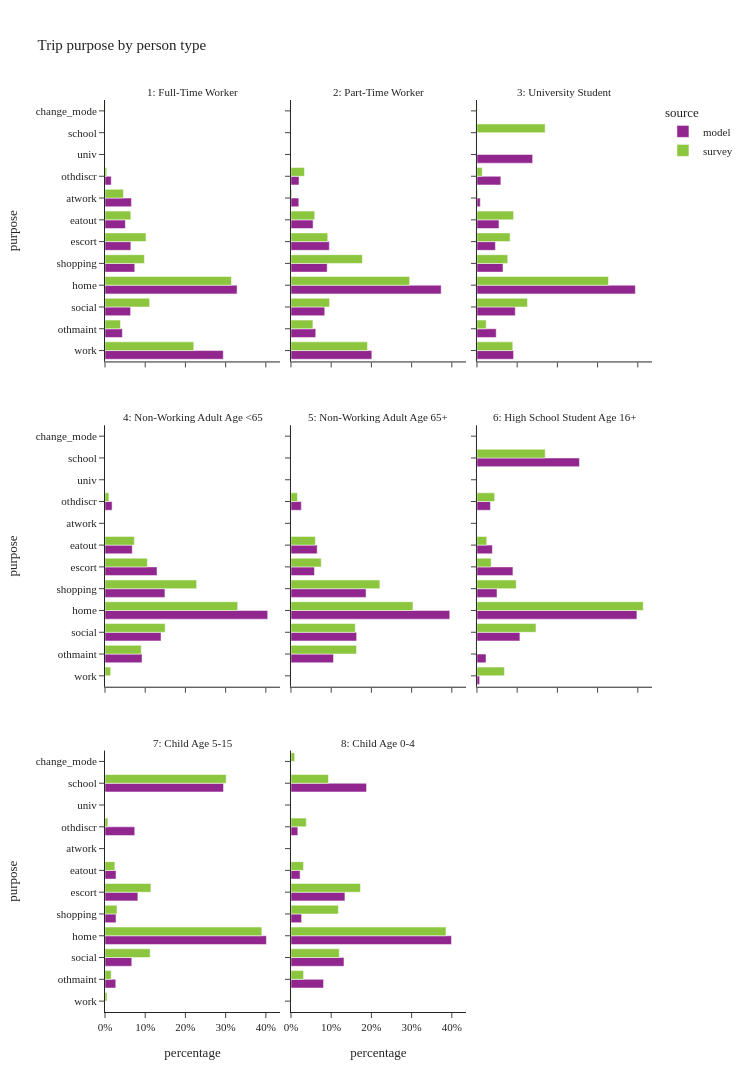

The notebook cell saved with this chart:
### Code cell
util.plot_share_facetbar(trip_data, 'trip_weight', share_col="purpose", title="Trip purpose by person type", 
                         facet_col="ptype_label", facet_col_wrap=3, height=1200)

### Figure 1 — Plotly figure (JSON) as saved in the notebook; plotly's stock layout.template omitted (floating-point values rounded to 4 significant figures)
{"data": [{"alignmentgroup": "True", "customdata": [[1882303], [276223], [407634], [2101829], [473534], [411061], [324434], [420953], [99386], [1875]], "hovertemplate": "source=model<br>ptype_label=1: Full-Time Worker<br>percentage=%{x}<br>purpose=%{y}<br>sample_size=%{customdata[0]}<extra></extra>", "legendgroup": "model", "marker": {"color": "#91268F", "pattern": {"shape": ""}}, "name": "model", "offsetgroup": "model", "orientation": "h", "showlegend": true, "textposition": "auto", "type": "bar", "x": [0.2941, 0.04317, 0.0637, 0.3285, 0.074, 0.06424, 0.0507, 0.06578, 0.01553, 0.000293], "xaxis": "x7", "y": ["work", "othmaint", "social", "home", "shopping", "escort", "eatout", "atwork", "othdiscr", "univ"], "yaxis": "y7"}, {"alignmentgroup": "True", "customdata": [[237334], [72728], [99049], [440931], [106292], [112598], [64896], [22985], [23609]], "hovertemplate": "source=model<br>ptype_label=2: Part-Time Worker<br>percentage=%{x}<br>purpose=%{y}<br>sample_size=%{customdata[0]}<extra></extra>", "legendgroup": "model", "marker": {"color": "#91268F", "pattern": {"shape": ""}}, "name": "model", "offsetgroup": "model", "orientation": "h", "showlegend": false, "textposition": "auto", "type": "bar", "x": [0.2011, 0.06161, 0.08391, 0.3735, 0.09005, 0.09539, 0.05498, 0.01947, 0.02], "xaxis": "x8", "y": ["work", "othmaint", "social", "home", "shopping", "escort", "eatout", "atwork", "othdiscr"], "yaxis": "y8"}, {"alignmentgroup": "True", "customdata": [[47031], [24711], [49223], [203315], [33474], [23681], [28255], [4250], [30679], [71474]], "hovertemplate": "source=model<br>ptype_label=3: University Student<br>percentage=%{x}<br>purpose=%{y}<br>sample_size=%{customdata[0]}<extra></extra>", "legendgroup": "model", "marker": {"color": "#91268F", "pattern": {"shape": ""}}, "name": "model", "offsetgroup": "model", "orientation": "h", "showlegend": false, "textposition": "auto", "type": "bar", "x": [0.09113, 0.04788, 0.09538, 0.394, 0.06486, 0.04589, 0.05475, 0.008235, 0.05944, 0.1385], "xaxis": "x9", "y": ["work", "othmaint", "social", "home", "shopping", "escort", "eatout", "atwork", "othdiscr", "univ"], "yaxis": "y9"}, {"alignmentgroup": "True", "customdata": [[135447], [204905], [595134], [219176], [190288], [99774], [25998]], "hovertemplate": "source=model<br>ptype_label=4: Non-Working Adult Age <65<br>percentage=%{x}<br>purpose=%{y}<br>sample_size=%{customdata[0]}<extra></extra>", "legendgroup": "model", "marker": {"color": "#91268F", "pattern": {"shape": ""}}, "name": "model", "offsetgroup": "model", "orientation": "h", "showlegend": false, "textposition": "auto", "type": "bar", "x": [0.0921, 0.1393, 0.4047, 0.149, 0.1294, 0.06784, 0.01768], "xaxis": "x4", "y": ["othmaint", "social", "home", "shopping", "escort", "eatout", "othdiscr"], "yaxis": "y4"}, {"alignmentgroup": "True", "customdata": [[128310], [198127], [479103], [226522], [70796], [79102], [31221]], "hovertemplate": "source=model<br>ptype_label=5: Non-Working Adult Age 65+<br>percentage=%{x}<br>purpose=%{y}<br>sample_size=%{customdata[0]}<extra></extra>", "legendgroup": "model", "marker": {"color": "#91268F", "pattern": {"shape": ""}}, "name": "model", "offsetgroup": "model", "orientation": "h", "showlegend": false, "textposition": "auto", "type": "bar", "x": [0.1058, 0.1633, 0.3949, 0.1867, 0.05836, 0.0652, 0.02573], "xaxis": "x5", "y": ["othmaint", "social", "home", "shopping", "escort", "eatout", "othdiscr"], "yaxis": "y5"}, {"alignmentgroup": "True", "customdata": [[2100], [7062], [33533], [124891], [15649], [28100], [80027], [12024], [69], [10538]], "hovertemplate": "source=model<br>ptype_label=6: High School Student Age 16+<br>percentage=%{x}<br>purpose=%{y}<br>sample_size=%{customdata[0]}<extra></extra>", "legendgroup": "model", "marker": {"color": "#91268F", "pattern": {"shape": ""}}, "name": "model", "offsetgroup": "model", "orientation": "h", "showlegend": false, "textposition": "auto", "type": "bar", "x": [0.006688, 0.02249, 0.1068, 0.3978, 0.04984, 0.08949, 0.2549, 0.03829, 0.0002198, 0.03356], "xaxis": "x6", "y": ["work", "othmaint", "social", "home", "shopping", "escort", "school", "eatout", "atwork", "othdiscr"], "yaxis": "y6"}, {"alignmentgroup": "True", "customdata": [[35953], [89396], [539000], [36878], [109706], [395739], [36740], [99267]], "hovertemplate": "source=model<br>ptype_label=7: Child Age 5-15<br>percentage=%{x}<br>purpose=%{y}<br>sample_size=%{customdata[0]}<extra></extra>", "legendgroup": "model", "marker": {"color": "#91268F", "pattern": {"shape": ""}}, "name": "model", "offsetgroup": "model", "orientation": "h", "showlegend": false, "textposition": "auto", "type": "bar", "x": [0.02678, 0.06658, 0.4014, 0.02747, 0.08171, 0.2947, 0.02736, 0.07393], "xaxis": "x", "y": ["othmaint", "social", "home", "shopping", "escort", "school", "eatout", "othdiscr"], "yaxis": "y"}, {"alignmentgroup": "True", "customdata": [[31790], [51726], [156654], [10344], [52663], [73770], [8893], [6665]], "hovertemplate": "source=model<br>ptype_label=8: Child Age 0-4<br>percentage=%{x}<br>purpose=%{y}<br>sample_size=%{customdata[0]}<extra></extra>", "legendgroup": "model", "marker": {"color": "#91268F", "pattern": {"shape": ""}}, "name": "model", "offsetgroup": "model", "orientation": "h", "showlegend": false, "textposition": "auto", "type": "bar", "x": [0.08099, 0.1318, 0.3991, 0.02635, 0.1342, 0.1879, 0.02266, 0.01698], "xaxis": "x2", "y": ["othmaint", "social", "home", "shopping", "escort", "school", "eatout", "othdiscr"], "yaxis": "y2"}, {"alignmentgroup": "True", "customdata": [[2156], [336], [1266], [3418], [829], [641], [630], [374], [49], [16]], "hovertemplate": "source=survey<br>ptype_label=1: Full-Time Worker<br>percentage=%{x}<br>purpose=%{y}<br>sample_size=%{customdata[0]}<extra></extra>", "legendgroup": "survey", "marker": {"color": "#8CC63E", "pattern": {"shape": ""}}, "name": "survey", "offsetgroup": "survey", "orientation": "h", "showlegend": true, "textposition": "auto", "type": "bar", "x": [0.2208, 0.03858, 0.111, 0.3145, 0.098, 0.102, 0.06421, 0.04587, 0.004225, 0.0007776], "xaxis": "x7", "y": ["work", "othmaint", "social", "home", "shopping", "escort", "eatout", "atwork", "othdiscr", "change_mode"], "yaxis": "y7"}, {"alignmentgroup": "True", "customdata": [[505], [211], [467], [1011], [386], [240], [183], [29], [45], [3]], "hovertemplate": "source=survey<br>ptype_label=2: Part-Time Worker<br>percentage=%{x}<br>purpose=%{y}<br>sample_size=%{customdata[0]}<extra></extra>", "legendgroup": "survey", "marker": {"color": "#8CC63E", "pattern": {"shape": ""}}, "name": "survey", "offsetgroup": "survey", "orientation": "h", "showlegend": false, "textposition": "auto", "type": "bar", "x": [0.1904, 0.05458, 0.09596, 0.2951, 0.1776, 0.09136, 0.05901, 0.002115, 0.03359, 0.0002915], "xaxis": "x8", "y": ["work", "othmaint", "social", "home", "shopping", "escort", "eatout", "atwork", "othdiscr", "change_mode"], "yaxis": "y8"}, {"alignmentgroup": "True", "customdata": [[86], [29], [149], [343], [94], [51], [117], [58], [20], [49], [3]], "hovertemplate": "source=survey<br>ptype_label=3: University Student<br>percentage=%{x}<br>purpose=%{y}<br>sample_size=%{customdata[0]}<extra></extra>", "legendgroup": "survey", "marker": {"color": "#8CC63E", "pattern": {"shape": ""}}, "name": "survey", "offsetgroup": "survey", "orientation": "h", "showlegend": false, "textposition": "auto", "type": "bar", "x": [0.08909, 0.02293, 0.1257, 0.3271, 0.07654, 0.08233, 0.1696, 0.09108, 0.001982, 0.01301, 0.0007028], "xaxis": "x9", "y": ["work", "othmaint", "social", "home", "shopping", "escort", "school", "eatout", "atwork", "othdiscr", "change_mode"], "yaxis": "y9"}, {"alignmentgroup": "True", "customdata": [[21], [243], [514], [962], [550], [247], [185], [36], [2]], "hovertemplate": "source=survey<br>ptype_label=4: Non-Working Adult Age <65<br>percentage=%{x}<br>purpose=%{y}<br>sample_size=%{customdata[0]}<extra></extra>", "legendgroup": "survey", "marker": {"color": "#8CC63E", "pattern": {"shape": ""}}, "name": "survey", "offsetgroup": "survey", "orientation": "h", "showlegend": false, "textposition": "auto", "type": "bar", "x": [0.01397, 0.09015, 0.1497, 0.3299, 0.2279, 0.1054, 0.07298, 0.009673, 0.0003247], "xaxis": "x4", "y": ["work", "othmaint", "social", "home", "shopping", "escort", "eatout", "othdiscr", "change_mode"], "yaxis": "y4"}, {"alignmentgroup": "True", "customdata": [[2], [349], [567], [1015], [591], [190], [190], [71], [2]], "hovertemplate": "source=survey<br>ptype_label=5: Non-Working Adult Age 65+<br>percentage=%{x}<br>purpose=%{y}<br>sample_size=%{customdata[0]}<extra></extra>", "legendgroup": "survey", "marker": {"color": "#8CC63E", "pattern": {"shape": ""}}, "name": "survey", "offsetgroup": "survey", "orientation": "h", "showlegend": false, "textposition": "auto", "type": "bar", "x": [0.0001631, 0.163, 0.1599, 0.3033, 0.2211, 0.07528, 0.06064, 0.01618, 0.0004252], "xaxis": "x5", "y": ["work", "othmaint", "social", "home", "shopping", "escort", "eatout", "othdiscr", "change_mode"], "yaxis": "y5"}, {"alignmentgroup": "True", "customdata": [[10], [1], [35], [79], [10], [8], [45], [10], [4]], "hovertemplate": "source=survey<br>ptype_label=6: High School Student Age 16+<br>percentage=%{x}<br>purpose=%{y}<br>sample_size=%{customdata[0]}<extra></extra>", "legendgroup": "survey", "marker": {"color": "#8CC63E", "pattern": {"shape": ""}}, "name": "survey", "offsetgroup": "survey", "orientation": "h", "showlegend": false, "textposition": "auto", "type": "bar", "x": [0.06824, 0.0002865, 0.1468, 0.4136, 0.09771, 0.0353, 0.1697, 0.02434, 0.04405], "xaxis": "x6", "y": ["work", "othmaint", "social", "home", "shopping", "escort", "school", "eatout", "othdiscr"], "yaxis": "y6"}, {"alignmentgroup": "True", "customdata": [[9], [52], [218], [681], [53], [166], [484], [77], [29], [2]], "hovertemplate": "source=survey<br>ptype_label=7: Child Age 5-15<br>percentage=%{x}<br>purpose=%{y}<br>sample_size=%{customdata[0]}<extra></extra>", "legendgroup": "survey", "marker": {"color": "#8CC63E", "pattern": {"shape": ""}}, "name": "survey", "offsetgroup": "survey", "orientation": "h", "showlegend": false, "textposition": "auto", "type": "bar", "x": [0.004979, 0.0154, 0.1123, 0.39, 0.02987, 0.1142, 0.3014, 0.02448, 0.007198, 0.0001868], "xaxis": "x", "y": ["work", "othmaint", "social", "home", "shopping", "escort", "school", "eatout", "othdiscr", "change_mode"], "yaxis": "y"}, {"alignmentgroup": "True", "customdata": [[2], [23], [125], [273], [69], [124], [90], [46], [15], [2]], "hovertemplate": "source=survey<br>ptype_label=8: Child Age 0-4<br>percentage=%{x}<br>purpose=%{y}<br>sample_size=%{customdata[0]}<extra></extra>", "legendgroup": "survey", "marker": {"color": "#8CC63E", "pattern": {"shape": ""}}, "name": "survey", "offsetgroup": "survey", "orientation": "h", "showlegend": false, "textposition": "auto", "type": "bar", "x": [0.0005594, 0.0313, 0.1201, 0.3855, 0.1179, 0.1728, 0.09325, 0.03121, 0.03809, 0.009249], "xaxis": "x2", "y": ["work", "othmaint", "social", "home", "shopping", "escort", "school", "eatout", "othdiscr", "change_mode"], "yaxis": "y2"}], "layout": {"annotations": [{"font": {}, "showarrow": false, "text": "7: Child Age 5-15", "x": 0.16, "xanchor": "center", "xref": "paper", "y": 0.2867, "yanchor": "bottom", "yref": "paper"}, {"font": {}, "showarrow": false, "text": "8: Child Age 0-4", "x": 0.5, "xanchor": "center", "xref": "paper", "y": 0.2867, "yanchor": "bottom", "yref": "paper"}, {"font": {}, "showarrow": false, "text": "4: Non-Working Adult Age <65", "x": 0.16, "xanchor": "center", "xref": "paper", "y": 0.6433, "yanchor": "bottom", "yref": "paper"}, {"font": {}, "showarrow": false, "text": "5: Non-Working Adult Age 65+", "x": 0.5, "xanchor": "center", "xref": "paper", "y": 0.6433, "yanchor": "bottom", "yref": "paper"}, {"font": {}, "showarrow": false, "text": "6: High School Student Age 16+", "x": 0.84, "xanchor": "center", "xref": "paper", "y": 0.6433, "yanchor": "bottom", "yref": "paper"}, {"font": {}, "showarrow": false, "text": "1: Full-Time Worker", "x": 0.16, "xanchor": "center", "xref": "paper", "y": 1.0, "yanchor": "bottom", "yref": "paper"}, {"font": {}, "showarrow": false, "text": "2: Part-Time Worker", "x": 0.5, "xanchor": "center", "xref": "paper", "y": 1.0, "yanchor": "bottom", "yref": "paper"}, {"font": {}, "showarrow": false, "text": "3: University Student", "x": 0.84, "xanchor": "center", "xref": "paper", "y": 1.0, "yanchor": "bottom", "yref": "paper"}], "barmode": "group", "height": 1200, "legend": {"title": {"text": "source"}, "tracegroupgap": 0}, "title": {"text": "Trip purpose by person type"}, "width": 750, "xaxis": {"anchor": "y", "domain": [0.0, 0.32], "tickformat": ".0%", "title": {"text": "percentage"}}, "xaxis2": {"anchor": "y2", "domain": [0.34, 0.66], "matches": "x", "tickformat": ".0%", "title": {"text": "percentage"}}, "xaxis3": {"anchor": "y3", "domain": [0.68, 1.0], "matches": "x", "title": {"text": "percentage"}}, "xaxis4": {"anchor": "y4", "domain": [0.0, 0.32], "matches": "x", "showticklabels": false}, "xaxis5": {"anchor": "y5", "domain": [0.34, 0.66], "matches": "x", "showticklabels": false}, "xaxis6": {"anchor": "y6", "domain": [0.68, 1.0], "matches": "x", "showticklabels": false}, "xaxis7": {"anchor": "y7", "domain": [0.0, 0.32], "matches": "x", "showticklabels": false}, "xaxis8": {"anchor": "y8", "domain": [0.34, 0.66], "matches": "x", "showticklabels": false}, "xaxis9": {"anchor": "y9", "domain": [0.68, 1.0], "matches": "x", "showticklabels": false}, "yaxis": {"anchor": "x", "domain": [0.0, 0.2867], "title": {"text": "purpose"}}, "yaxis2": {"anchor": "x2", "domain": [0.0, 0.2867], "matches": "y", "showticklabels": false}, "yaxis3": {"anchor": "x3", "domain": [0.0, 0.2867], "matches": "y", "showticklabels": false}, "yaxis4": {"anchor": "x4", "domain": [0.3567, 0.6433], "matches": "y", "title": {"text": "purpose"}}, "yaxis5": {"anchor": "x5", "domain": [0.3567, 0.6433], "matches": "y", "showticklabels": false}, "yaxis6": {"anchor": "x6", "domain": [0.3567, 0.6433], "matches": "y", "showticklabels": false}, "yaxis7": {"anchor": "x7", "domain": [0.7133, 1.0], "matches": "y", "title": {"text": "purpose"}}, "yaxis8": {"anchor": "x8", "domain": [0.7133, 1.0], "matches": "y", "showticklabels": false}, "yaxis9": {"anchor": "x9", "domain": [0.7133, 1.0], "matches": "y", "showticklabels": false}}}
